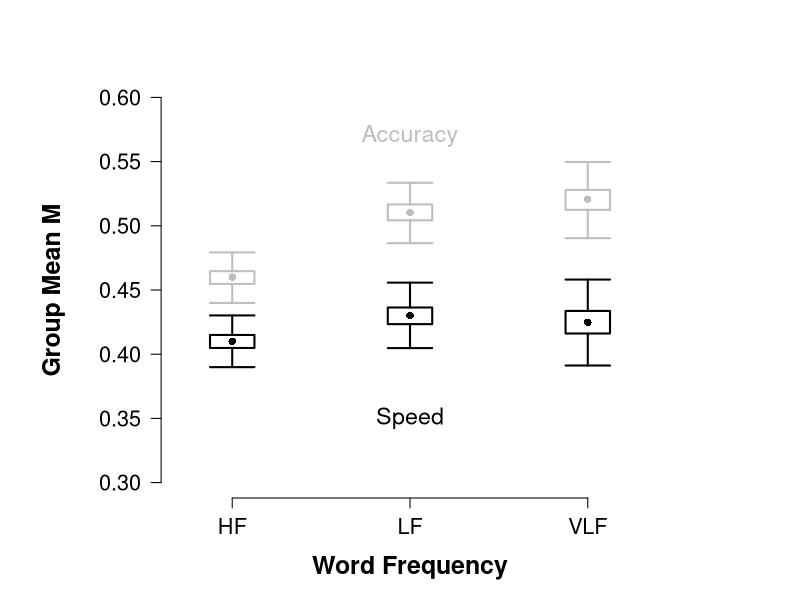

Write the R code that produced this figure.
boxplot.ej <- function(y, xloc = 1, width.box = 0.25, lwd.box = 2, width.hor = 0.25, 
    lwd.hor = 2, range.wisk = 1.5, lwd.wisk = 2, pch.box = 16, cex.boxpoint = 2, 
    plot.outliers = FALSE, pch.out = 1, cex.out = 1, color = "black") {
	
    # makes boxplot with dot as median and solid whisker Interquartile range =
    # (.75 quantile) - (.25 quantile).  Note: Wiskers are not always symmetrical;
    # top wisker extends up to max(y) constrained by y <= (.75 quantile) +
    # range.wisk*Interquartile range bottom whisker is determined by min(y)
    # constrained by y >= (.25 quantile) - range.wisk*Interquartile range
	
    Q <- quantile(y, c(0.25, 0.5, 0.75))
    names(Q) <- NULL  # gets rid of percentages
    IQ.range <- Q[3] - Q[1]
    low <- Q[1] - range.wisk * IQ.range
    high <- Q[3] + range.wisk * IQ.range
    index <- which((y >= low) & (y <= high))
    wisk.low <- min(y[index])
    wisk.high <- max(y[index])
    outliers <- y[which((y < low) | (y > high))]
    
    # plot median:
    points(xloc, Q[2], pch = pch.box, cex = cex.boxpoint, col = color)
    
    # plot box:
    xleft <- xloc - width.box/2
    xright <- xloc + width.box/2
    ybottom <- Q[1]
    ytop <- Q[3]
    rect(xleft, ybottom, xright, ytop, lwd = lwd.box, border = color)
    
    # plot whiskers:
    segments(xloc, wisk.low, xloc, Q[1], lwd = lwd.wisk, col = color)
    segments(xloc, Q[3], xloc, wisk.high, lwd = lwd.wisk, col = color)
    
    # plot horizontal segments:
    x0 <- xloc - width.hor/2
    x1 <- xloc + width.hor/2
    segments(x0, wisk.low, x1, wisk.low, lwd = lwd.hor, col = color)
    segments(x0, wisk.high, x1, wisk.high, lwd = lwd.hor, col = color)
    
    # plot outliers:
    if (plot.outliers == TRUE) {
        xloc.p <- rep(xloc, length(outliers))
        points(xloc.p, outliers, pch = pch.out, cex = cex.out, col = color)
    }
}

RT.hf.sp <- rnorm(1000, mean = 0.41, sd = 0.008)
RT.lf.sp <- rnorm(1000, mean = 0.43, sd = 0.01)
RT.vlf.sp <- rnorm(1000, mean = 0.425, sd = 0.012)
RT.hf.ac <- rnorm(1000, mean = 0.46, sd = 0.008)
RT.lf.ac <- rnorm(1000, mean = 0.51, sd = 0.01)
RT.vlf.ac <- rnorm(1000, mean = 0.52, sd = 0.012)

ps <- 1  # size of boxpoint
par(cex.main = 1.5, mar = c(5, 6, 4, 5) + 0.1, mgp = c(3.5, 1, 0), cex.lab = 1.5, 
    font.lab = 2, cex.axis = 1.3, bty = "n", las = 1)
x <- c(1, 2, 3, 4)
plot(x, c(-10, -10, -10, -10), type = "p", ylab = " ", xlab = " ", cex = 1.5, 
    ylim = c(0.3, 0.6), xlim = c(1, 4), lwd = 2, pch = 5, axes = FALSE, main = " ")
axis(1, at = c(1.5, 2.5, 3.5), labels = c("HF", "LF", "VLF"))
mtext("Word Frequency", side = 1, line = 3, cex = 1.5, font = 2)
axis(2, pos = 1.1)
par(las = 0)
mtext("Group Mean M", side = 2, line = 2.9, cex = 1.5, font = 2)

x <- c(1.5, 2.5, 3.5)
boxplot.ej(RT.hf.sp, xloc = 1.5, cex.boxpoint = ps)
boxplot.ej(RT.hf.ac, xloc = 1.5, cex.boxpoint = ps, color = "grey")
boxplot.ej(RT.lf.sp, xloc = 2.5, cex.boxpoint = ps)
boxplot.ej(RT.lf.ac, xloc = 2.5, cex.boxpoint = ps, color = "grey")
boxplot.ej(RT.vlf.sp, xloc = 3.5, cex.boxpoint = ps)
boxplot.ej(RT.vlf.ac, xloc = 3.5, cex.boxpoint = ps, color = "grey")

text(2.5, 0.35, "Speed", cex = 1.4, font = 1, adj = 0.5)
text(2.5, 0.57, "Accuracy", cex = 1.4, font = 1, col = "grey", adj = 0.5)
